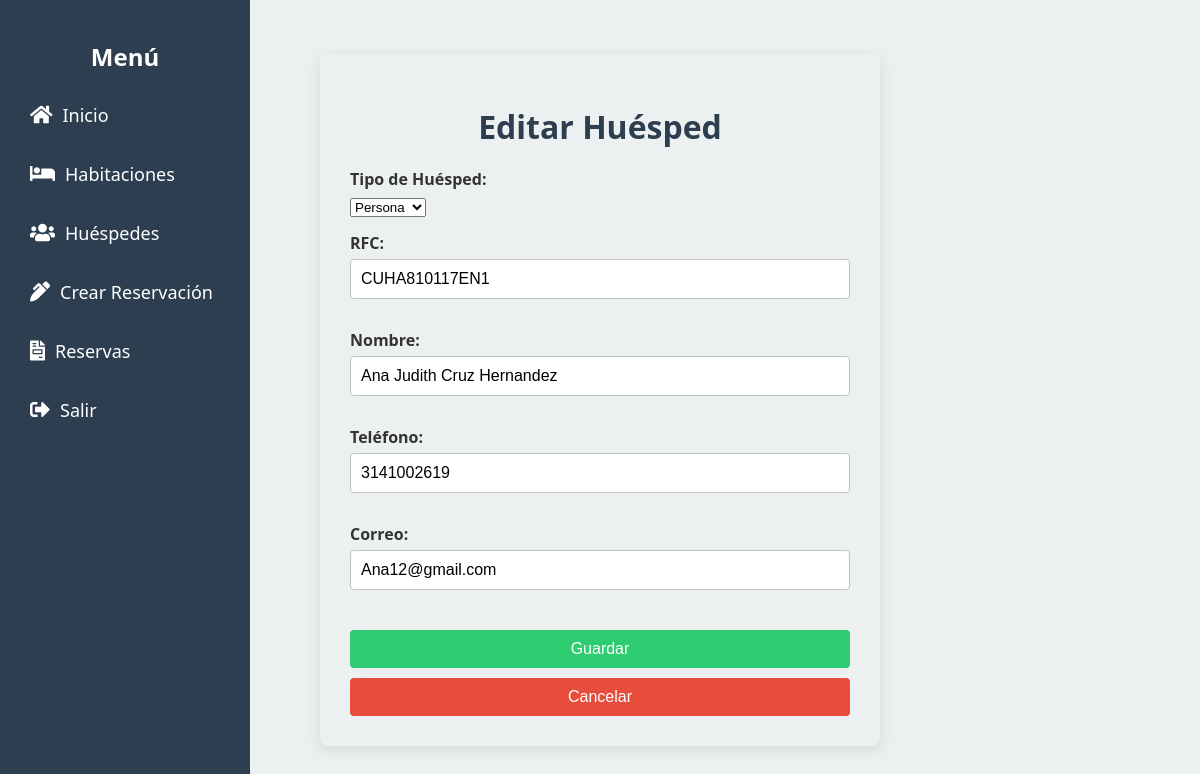
Screenshot of /editar_huesped.php?id=1 with the database file from the repository.
### tables this page shows
CREATE TABLE `huespedes` (
  `id` int(11) NOT NULL,
  `rfc` varchar(13) NOT NULL,
  `nombre` varchar(100) NOT NULL,
  `telefono` varchar(20) DEFAULT NULL,
  `correo` varchar(100) DEFAULT NULL,
  `tipo_huesped` enum('persona','empresa') NOT NULL DEFAULT 'persona',
  `nombre_empresa` varchar(255) DEFAULT NULL,
  `logo` varchar(255) DEFAULT NULL
);

### Editar_Huesped.php (the view, shortened to what this page needs)
<?php
require 'config.php';
if (isset($_GET['id'])) {
    $id = $_GET['id'];
    $stmt = $pdo->prepare('SELECT * FROM huespedes WHERE id = ?');
    $stmt->execute([$id]);
    $huesped = $stmt->fetch();
} else {
    $error = "No se recibió un ID válido.";
}
?>
<!DOCTYPE html>
<html lang="es">
<head>
    <link rel="stylesheet" href="https://cdnjs.cloudflare.com/ajax/libs/font-awesome/5.15.4/css/all.min.css">
</head>
<body>
<aside class="sidebar">
        <h2>Menú</h2>
        <ul>
            <li><a href="index.php"><i class="fas fa-home"></i> Inicio</a></li>
            <li><a href="habitaciones.php"><i class="fas fa-bed"></i> Habitaciones</a></li>
            <li><a href="huespedes.php"><i class="fas fa-users"></i> Huéspedes</a></li>
            <li><a href="Crear_Recibo.php"><i class="fas fa-pen-alt"></i> Crear Reservación</a></li>
            <li><a href="recibos.php"><i class="fas fa-file-invoice"></i> Reservas</a></li>
            <li><a href="index.php" class="logout-btn"><i class="fas fa-sign-out-alt"></i> Salir</a></li>
        </ul>
    </aside>
    <div class="container">
        <h1>Editar Huésped</h1>
        <form method="post" enctype="multipart/form-data" class="edit-form">
            <div class="form-group">
                <label for="tipo_huesped">Tipo de Huésped:</label>
                <select name="tipo_huesped" id="tipo_huesped" onchange="toggleFields()" required>
                    <option value="persona" <?php if ($huesped['tipo_huesped'] == 'persona') echo 'selected'; ?>>Persona</option>
                </select>
            </div>
            <div class="form-group">
                <label for="rfc">RFC:</label>
                <input type="text" id="rfc" name="rfc" value="<?= htmlspecialchars($huesped['rfc']) ?>" required>
            </div>
            <div class="form-group">
                <label for="nombre">Nombre:</label>
                <input type="text" id="nombre" name="nombre" value="<?= htmlspecialchars($huesped['nombre']) ?>" required>
            </div>
            <div class="form-group">
                <label for="telefono">Teléfono:</label>
                <input type="text" id="telefono" name="telefono" value="<?= htmlspecialchars($huesped['telefono']) ?>">
            </div>
            <div class="form-group">
                <label for="correo">Correo:</label>
                <input type="email" id="correo" name="correo" value="<?= htmlspecialchars($huesped['correo']) ?>">
            </div>
            <button type="submit" name="guardar_edicion" class="btn btn-guardar">Guardar</button>
            <button type="button" class="btn btn-cancelar" onclick="window.location.href='huespedes.php'">Cancelar</button>
        </form>
    </div>
</body>
</html>

### Editar_Huesped.php (style rules this page uses)
:root { --primary-color: #2c3e50; --secondary-color: #34495e; --background-color: #ecf0f1; --text-color: #333333; --light-gray: #bdc3c7; --success-color: #2ecc71; --error-color: #e74c3c; }
body { margin: 0; font-family: 'Segoe UI', Tahoma, Geneva, Verdana, sans-serif; background-color: var(--background-color); color: var(--text-color); display: flex; justify-content: center; align-items: center; min-height: 100vh; }
.container { background-color: var(--background-color); padding: 30px; border-radius: 8px; box-shadow: 0 4px 15px rgba(0, 0, 0, 0.1); width: 100%; max-width: 500px; }
h1 { text-align: center; margin-bottom: 20px; color: var(--primary-color); }
label { display: block; margin-bottom: 5px; color: var(--text-color); font-weight: bold; }
input[type="text"], input[type="email"], input[type="file"] { width: 100%; padding: 10px; margin-bottom: 15px; border: 1px solid var(--light-gray); border-radius: 4px; box-sizing: border-box; font-size: 16px; transition: border-color 0.3s; }
button[type="submit"] { background-color: var(--success-color); color: white; padding: 10px 20px; border: none; border-radius: 4px; cursor: pointer; font-size: 16px; width: 100%; margin-top: 10px; transition: background-color 0.3s; }
button[type="button"] { background-color: var(--error-color); color: white; padding: 10px 20px; border: none; border-radius: 4px; cursor: pointer; font-size: 16px; width: 100%; margin-top: 10px; transition: background-color 0.3s; }
.form-group { margin-bottom: 15px; }
.sidebar { width: 250px; height: 100vh; background-color: #2c3e50; color: white; position: fixed; top: 0; left: 0; padding: 20px; box-sizing: border-box; }
.sidebar h2 { text-align: center; margin-bottom: 20px; }
.sidebar ul { list-style: none; padding: 0; }
.sidebar ul li { margin: 15px 0; }
.sidebar ul li a { color: white; text-decoration: none; display: flex; align-items: center; font-size: 18px; padding: 10px; }
.sidebar ul li a i { margin-right: 10px; font-size: 20px; }

### rows the page displays
huespedes: tipo_huesped "Persona", rfc "CUHA810117EN1", nombre "Ana Judith Cruz Hernandez", telefono "3141002619", correo "Ana12@gmail.com"
